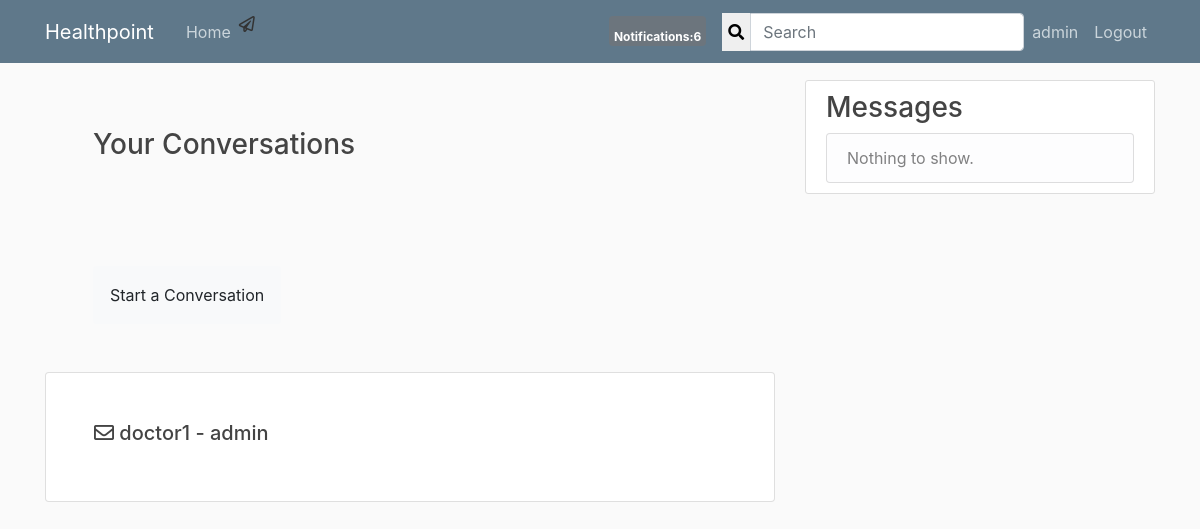
The page /account/inbox/ (signed in) on the database as committed earlier.
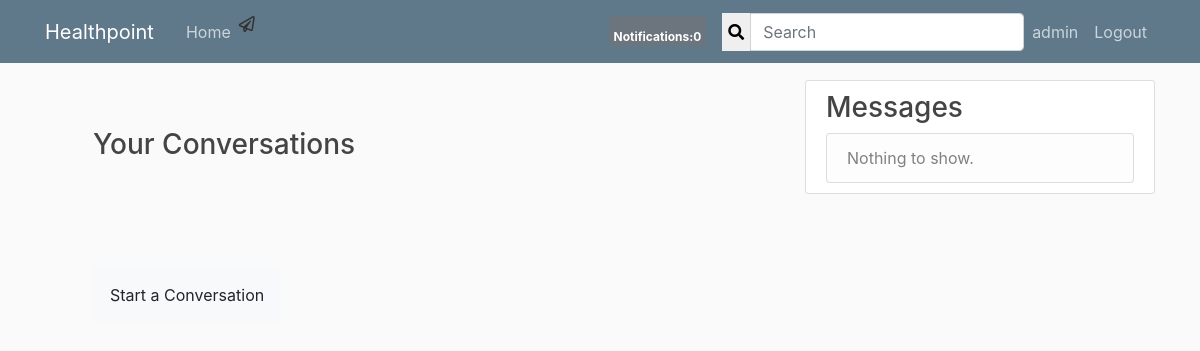
The same page on the database as committed later.
### account/models.py (models this page shows, shortened)
class ThreadModel(models.Model):
	user = models.ForeignKey(User, on_delete=models.CASCADE, related_name='+')
	receiver = models.ForeignKey(User, on_delete=models.CASCADE, related_name='+')

class User(AbstractBaseUser, PermissionsMixin):
	id = models.AutoField(primary_key = True)
	email = models.EmailField(max_length=200, unique=True)
	is_email_verified = models.BooleanField(default=False)
	user_name = models.CharField(max_length=20, unique=True)
	full_name = models.CharField(max_length=100)
	date_joined = models.DateTimeField(default=timezone.now, blank=True)
	is_staff = models.BooleanField(default=False)
	is_active = models.BooleanField(default=True)
	is_doctor = models.BooleanField(default=False)
	is_superuser = models.BooleanField(default=False)
	objects = AccountManager()
	USERNAME_FIELD = 'email'
	REQUIRED_FIELDS = ['user_name', 'full_name']
	def __str__(self):
		return self.user_name

### account/views.py (the view)
# urls.py: path('inbox/', views.ListThreads.as_view(), name='inbox'),
class ListThreads(View):
	def get(self, request, *args, **kwargs):
		threads = ThreadModel.objects.filter(Q(user=request.user) | Q(receiver=request.user))
		context = {
		'threads' : threads,
		}
		return render(request, 'account/inbox.html', context)

### healthpoint/templatetags/custom_tags.py (called while the page is built)
@register.inclusion_tag('healthpoint/show_notifications.html', takes_context=True)
def show_notifications(context):
	request_user = context['request'].user
	notifications = Notification.objects.filter(to_user=request_user).exclude(user_has_seen=True).order_by('-date')
	return {'notifications':notifications}

### account/templates/account/inbox.html
{% extends "healthpoint/base.html" %}
{% block content %}
<div class="container">
	<div class="row">
		<div class="col-md-12 p-5">
			<h3>Your Conversations</h3>
		</div>
	</div>
	<div class="row">
		<div class="col-md-12 p-5">
			<form method="GET" action="{% url 'create-thread' %}">
				<button class="btn btn-light p-3" type="submit">Start a Conversation</button>
			</form>
		</div>
	</div>
	{% for thread in threads.all %}
	<div class="row mb-3">
		<div class="card col-md-12 p-5 shadow-sm">
			<a href="{% url 'thread' thread.pk %}"><h5><i class="far fa-envelope"></i> {{ thread.user }} - {{ thread.receiver }}</h5>
			</a>
		</div>
	</div>
	{% endfor %}
</div>
{% endblock content %}

Rows that differ between the two databases and show on the page:
removed ThreadModel: user "doctor1", receiver "admin"
Other text that changed with them:
{{ notifications.count }}: "6" → "0"
